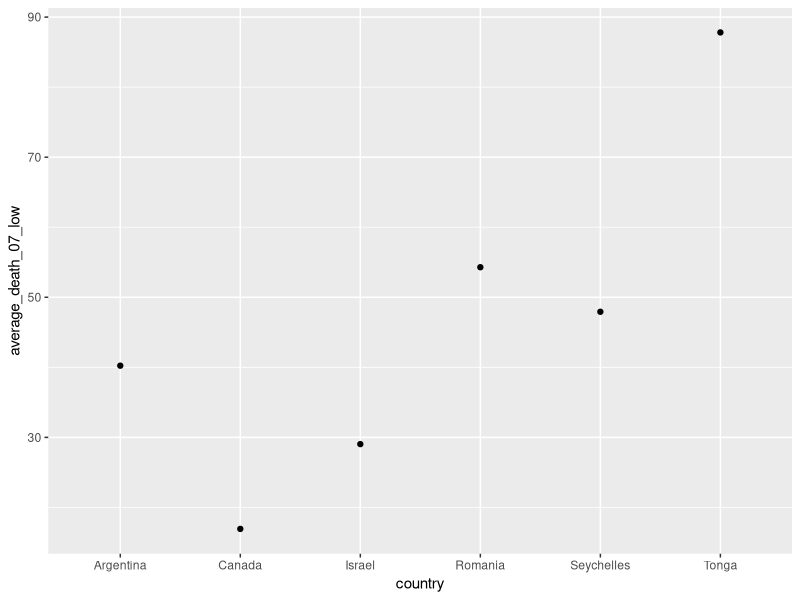

R code for this plot:
## ---- chunk 1
library(tidyverse)
library(dplyr)
library(ggplot2)
## ---- chunk 2
deaths_df <- data.frame(read.csv("death-rates-from-air-pollution.csv"))
deaths_df

colnames(deaths_df) <- c("country", "acronym", "year", "total_deaths", 
                         "indoor_deaths", "outdoor_deaths", "ozone_deaths")

glimpse(deaths_df)
## ---- chunk 3
# Want the range 2007-2017 
# took this out c(2007, 2008, 2009, 2010, 2011, 2012, 2013, 2014, 2015, 2016, 2017)

#Maybe try increments...?
#When looking at it you can see a decrease among the three years 
#death_07<- deaths_df %>% 
  #group_by(country) %>% 
  #filter(year == 2007) %>% 
  #select(total_deaths) %>% 
  #summarize(average_death_07 = mean(total_deaths))

#death_12<- deaths_df %>% 
  #group_by(country) %>% 
  #filter(year == 2012) %>% 
  #select(total_deaths) %>% 
  #summarize(average_death_12 = mean(total_deaths))

#death_17<- deaths_df %>% 
  #group_by(country) %>% 
  #filter(year == 2017) %>% 
  #select(total_deaths) %>% 
  #summarize(average_death_17 = mean(total_deaths))

#try to have one cohesive table so it's easier to visualize 
#combo <- death_07 %>% 
  #mutate(death_12) %>% 
  #mutate(death_17)

#combo

#Then graph it 
#Just realized there's 200+ countries....the x-axis looks terrible 
#Would be nice to color by continent but then that would mean going through each country
#ggplot(death_07, aes(x= country, y=average_death_07)) +
  #geom_point() +
  #theme(axis.text.x = element_text(angle = 15)) #yah..no rotation made it worse

#SCRATCH WORK ABOVE 

#Not sure if we want to use the selected few countries we looked at earlier?
#Or if we wanted to use this as a overview of the data

#separation by high vs low population among continents 
death_07_high <- deaths_df %>% 
  filter(year == 2007, country %in% c('United States', 'Brazil', 'Ethiopia', 'Russia', 'China', 'Australia')) %>% 
  group_by(country) %>% 
  select(total_deaths) %>% 
  summarize(average_death_07_high = mean(total_deaths))


death_07_low<- deaths_df %>% 
  filter(year == 2007, country %in% c('Canada', 'Argentina', 'Seychelles', 'Romania', 'Israel', 'Tonga')) %>% 
  group_by(country) %>% 
  select(total_deaths) %>% 
  summarize(average_death_07_low = mean(total_deaths))

#Combo table 2007
combo_07<- death_07_high %>% 
  mutate(death_07_low)
combo_07

death_12_high <- deaths_df %>% 
  filter(year == 2012, country %in% c('United States', 'Brazil', 'Ethiopia', 'Russia', 'China', 'Australia')) %>% 
  group_by(country) %>% 
  select(total_deaths) %>% 
  summarize(average_death_12_high = mean(total_deaths))


death_12_low<- deaths_df %>% 
  filter(year == 2012, country %in% c('Canada', 'Argentina', 'Seychelles', 'Romania', 'Israel', 'Tonga')) %>% 
  group_by(country) %>% 
  select(total_deaths) %>% 
  summarize(average_death_12_low = mean(total_deaths))

#Combo table 2012
combo_12<- death_12_high %>% 
  mutate(death_12_low)
combo_12

death_17_high <- deaths_df %>% 
  filter(year == 2017, country %in% c('United States', 'Brazil', 'Ethiopia', 'Russia', 'China', 'Australia')) %>% 
  group_by(country) %>% 
  select(total_deaths) %>% 
  summarize(average_death_17_high = mean(total_deaths))


death_17_low<- deaths_df %>% 
  filter(year == 2017, country %in% c('Canada', 'Argentina', 'Seychelles', 'Romania', 'Israel', 'Tonga')) %>% 
  group_by(country) %>% 
  select(total_deaths) %>% 
  summarize(average_death_17_low = mean(total_deaths))


#Combo table 2017
combo_17<- death_17_high %>% 
  mutate(death_17_low)
combo_17

#Graph selected countries 
#Is there a way to color by low and high?
combo_07 %>% 
  ggplot(aes(x = country, y = average_death_07_low)) + 
  geom_point()
## ---- chunk 4



## ---- chunk 5



## ---- chunk 6
